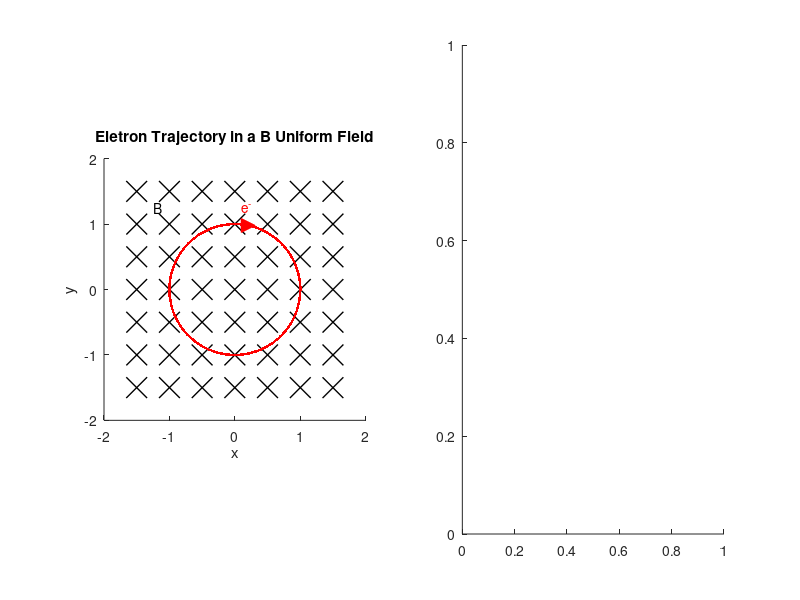

Here is the MATLAB script that generated this plot: (Note: this script raises an error after producing the figure.)



clc
clear
close all

mesh_x = -1.5:0.5:1.5;
mesh_y = -1.5:0.5:1.5;

[meshX, meshY] = meshgrid(mesh_x, mesh_y);

meshZ = zeros(7, 7);
figure('Renderer', 'painters', 'Position', [10 10 800 400]) % Set figure pixel size to 800x400

subplot(1,2,1)
plot3(meshX, meshY, meshZ,'kx', 'MarkerSize', 15, 'LineWidth', 1)
xlim([-2 2])
ylim([-2 2])
view(0, 90)
axis square
xlabel('x')
ylabel('y')
text(-1.25, 1.25, 'B','FontSize', 10)

v = [1 0 0];     %initial velocity
B = [0 0 -1];    %magnitude of B
m = 1;           % mass
q = 1;           % charge on particle
r0 = [0 -1 0];   % initial position of particle

%find velocity parallel to B and perpendicular to B
v_para = (dot(v,B)/norm(B))*(B/norm(B));
v_per = v - v_para;

% find the circles centre
r = m*(norm(v_per))/(q*norm(B));

theta = atan(v_per(2)/v_per(1))+pi/2;

xc=r0(1) + r*cos(theta);
yc=r0(2) + r*sin(theta);

w = norm(v_per)/r;

hold on
subplot(1, 2, 1)

t = 0;
for i = 1:1000

    x=xc+r*cos(w.*t + pi + theta);
    y=yc+r*sin(w.*t + pi + theta);

    plot(x,y,'r.');
    hold on
    t = t + 0.1;
    
end

hold on
plot(0.2047, 0.9788, 'r>','MarkerFaceColor', 'red' ,'MarkerSize', 10)


text(0.1,1.25,'e^{-}','FontSize', 10,'Color', 'red')
title('Eletron Trajectory in a B Uniform Field')

subplot(1,2,2)

arrow = mArrow3([0 0 0],[4 4 4], 'color','red','stemWidth',0.05);
xarrow = mArrow3([0 0 0],[5 0 0], 'color','black','stemWidth',0.05);
yarrow = mArrow3([0 0 0],[0 5 0], 'color','black','stemWidth',0.05);
zarrow = mArrow3([0 0 0],[0 0 5], 'color','black','stemWidth',0.05);
view(120, 10)
xlim([0 6])
ylim([0 6])
zlim([-0.1 6])

text(4,4,4 ,'(4,4,4)','FontSize', 15,'Color', 'blue')
text(6,0,0 ,'X','FontSize', 15,'Color', 'black')
text(0,5.1,0 ,'Y','FontSize', 15,'Color', 'black')
text(0,0,5.5 ,'Z','FontSize', 15,'Color', 'black')

hold on 

plot3([4,0],[4,0],[0,0], 'r')
plot3([4,4],[4,4],[0,4], 'r')
plot3([4,4],[0,4],[0,0], 'r')
plot3([0,4],[0,4],[4,4], 'r')
plot3([0,4],[4,4],[0,0], 'r')

fill3([0,4,4,0],[0,4,4,0],[0,0,4,4],'yellow')

axis equal
axis off






